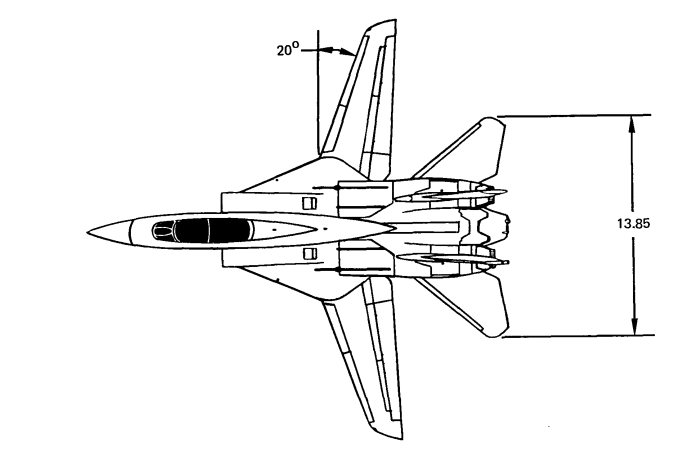
#> input picture legacy/spandau-branches/codex-f14-engineering-audit-20261004/side-projects/F14_TOMCAT_RC/references/NASA_F14_plan_crop.png, 1390 x 910 px, found by its file name (shown at 1/2 size)
$ python crop_nasa_stab.py
#> lines starting #> are read from the running program, lines starting #| are printed output that depends on the picture
import cv2, os
img=cv2.imread(r'C:\Users\dezen\Desktop\135er-Spandau-Defeat\side-projects\F14_TOMCAT_RC\\references\\NASA_F14_plan_crop.png')
#> img is the input picture: shape (910, 1390, 3); min 0, max 255, mean 243.2
crop=img[500:800,730:1080]
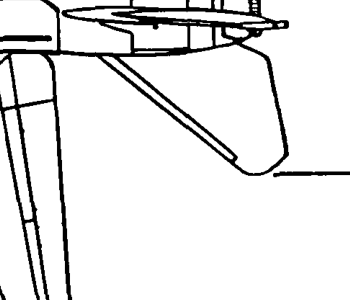
#> crop: shape (300, 350, 3); min 0, max 255, mean 231.6
cv2.imwrite(r'C:\Users\dezen\Desktop\135er-Spandau-Defeat\side-projects\F14_TOMCAT_RC\\references\\NASA_stabilator_crop.png',crop)
print(crop.shape)
#| (300, 350, 3)
